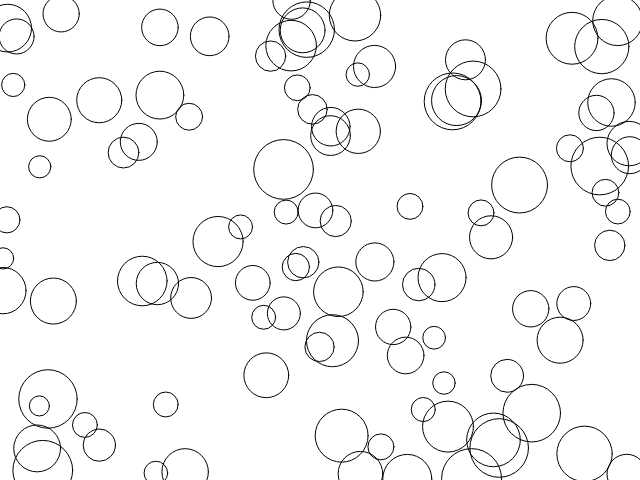
Frame 1 (no input)
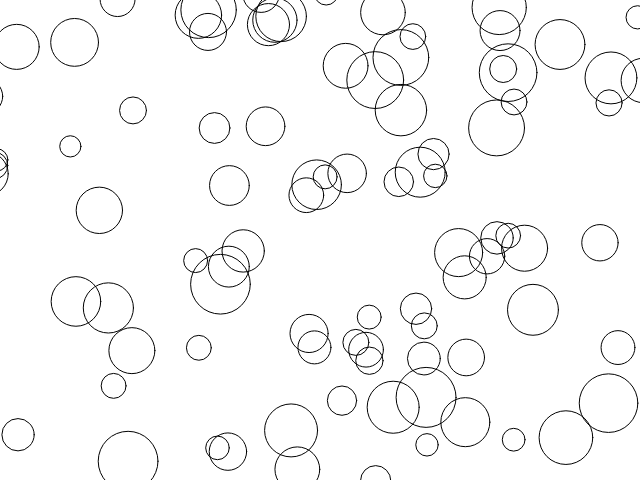
Frame 60 (no input)
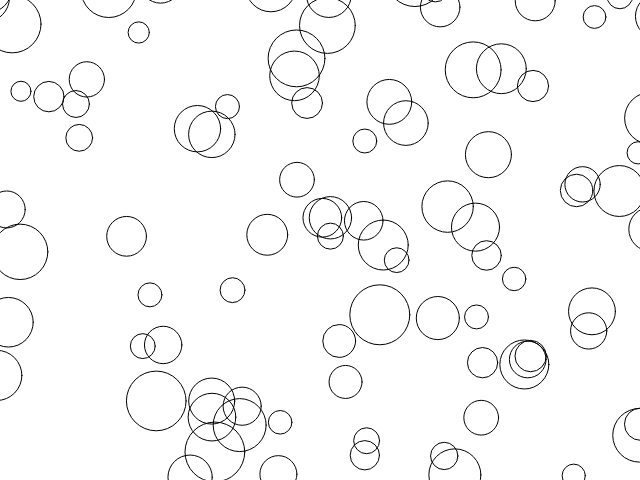
Frame 120 (the mouse pressed at the canvas centre since frame 60)

The p5.js sketch that drew these frames (run headless with seeded random() and noise() and a simulated clock; from frame 60 on, the mouse is pressed at the canvas centre):

// p5.js sketch
// ── sketch.js
/* 
 
   Structure 3 (work in progress) 
   
   A surface filled with one hundred medium to small sized circles. 
   Each circle has a different size and direction, but moves at the same slow rate. 
   Display: 
   A. The instantaneous intersections of the circles 
   B. The aggregate intersections of the circles 
 
   Ported to p5.js by Casey Reas
   11 July 2016
   p5.js 0.5.2
  
   Restored by Casey Reas <http://reas.com> 
   22 June 2016 
   Processing v.3.1.1 <http://processing.org> 
  
   Implemented by Casey Reas 
   Processing v.68 <http://processing.org> 
 
*/

var numCircle = 100;
var circles = [];

function setup() {
  createCanvas(640, 480);
  frameRate(30);
  for (var i = 0; i < numCircle; i++) {
    var x = random(width);
    var y = random(height);
    var r = random(20, 60);
    var xspeed = random(-2, 2);
    var yspeed = random(-2, 2);
    circles[i] = new Circle(x, y, r, xspeed, yspeed);
  }
}

function draw() {
  background(255);
  stroke(0, 10);
  for (var i = 0; i < circles.length; i++) {
    circles[i].move();
  }
}

function Circle(px, py, pr, psp, pysp) {
  this.x = px;
  this.y = py;
  this.r = pr;
  this.sp = psp;
  this.ysp = pysp;

  this.move = function() {
    this.x += this.sp;
    this.y += this.ysp;
    if (this.sp > 0) {
      if (this.x > width + this.r) {
        this.x = -this.r;
      }
    } else {
      if (this.x < -this.r) {
        this.x = width + this.r;
      }
    }
    if (this.ysp > 0) {
      if (this.y > height + this.r) {
        this.y = -this.r;
      }
    } else {
      if (this.y < -this.r) {
        this.y = height + this.r;
      }
    }

    stroke(0);
    noFill();
    ellipse(this.x, this.y, this.r, this.r);
  }
}
